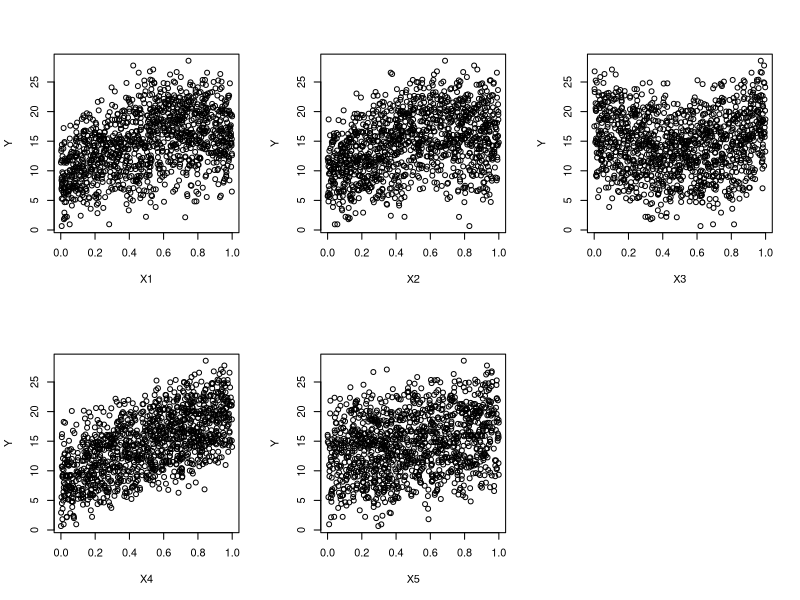
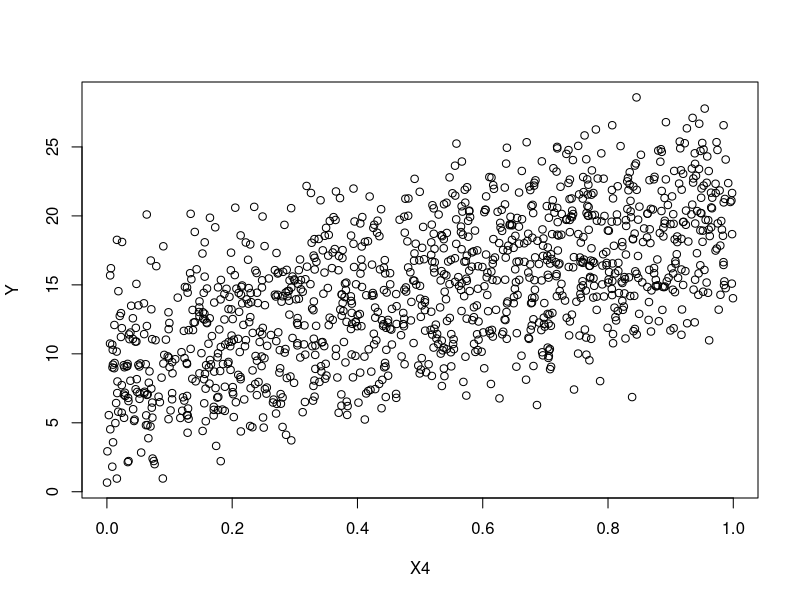

These figures' R source, in order:
## ---- chunk 1
knitr::opts_chunk$set(echo = TRUE)
## ---- chunk 2
library(ggplot2)
library(dplyr)
library(tidyr)
## ---- chunk 3
friedman = read.csv("Datos/friedman/friedman.dat", header = FALSE, comment.char = "@")
head(friedman)
## ---- chunk 4
n = length(names(friedman))-1
names(friedman)[1:n] = paste ("X", 1:n, sep="")
names(friedman)[n+1] = "Y"
head(friedman)
## ---- chunk 5
dim(friedman)
## ---- chunk 6
summary(friedman)
## ---- chunk 7
anyNA(friedman)
## ---- chunk 8
any(duplicated(friedman))
## ---- chunk 9
plotY = function (x,y) {
  plot(friedman[,y]~friedman[,x], xlab=names(friedman)[x], ylab=names(friedman)[y])
}

par(mfrow=c(2,3))
x = sapply(1:(dim(friedman)[2]-1), plotY, dim(friedman)[2])
par(mfrow=c(1,1))
## ---- chunk 10
plotY(4,dim(friedman)[2])
## ---- chunk 11
cor(friedman)
## ---- chunk 12
lmsimple1 = lm(Y~X1, data=friedman)
lmsimple2 = lm(Y~X2, data=friedman)
lmsimple3 = lm(Y~X3, data=friedman)
lmsimple4 = lm(Y~X4, data=friedman)
lmsimple5 = lm(Y~X5, data=friedman)

summary(lmsimple1)
summary(lmsimple2)
summary(lmsimple3)
summary(lmsimple4)
summary(lmsimple5)
